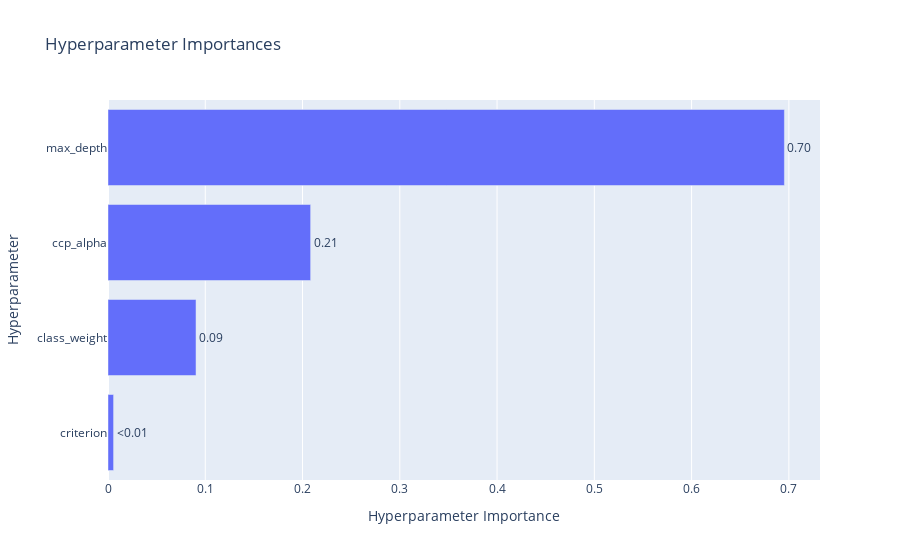

Notebook source saved alongside this figure:
### Code cell
x_train_onehot_pca = train_data_onehot_pca.drop('income', axis=1)
x_test_onehot_pca = test_data_onehot_pca.drop('income', axis=1)
best_params_for_all_data = optuna_hyperparameter_search_crossvalidation(x_train_onehot_pca, train_data_onehot_pca['income'], 10, "cross_val", x_test_onehot_pca, test_data_onehot_pca['income'])

### Figure 1 — Plotly figure (JSON) as saved in the notebook; plotly's stock layout.template omitted (floating-point values rounded to 4 significant figures)
{"data": [{"cliponaxis": false, "hovertemplate": ["criterion (CategoricalDistribution): 0.005741462440963744<extra></extra>", "class_weight (CategoricalDistribution): 0.09050523406337317<extra></extra>", "ccp_alpha (FloatDistribution): 0.20833744052537245<extra></extra>", "max_depth (IntDistribution): 0.6954158629702906<extra></extra>"], "name": "Objective Value", "orientation": "h", "text": ["<0.01", "0.09", "0.21", "0.70"], "textposition": "outside", "type": "bar", "x": [0.005741, 0.09051, 0.2083, 0.6954], "y": ["criterion", "class_weight", "ccp_alpha", "max_depth"]}], "layout": {"title": {"text": "Hyperparameter Importances"}, "xaxis": {"title": {"text": "Hyperparameter Importance"}}, "yaxis": {"title": {"text": "Hyperparameter"}}}}
